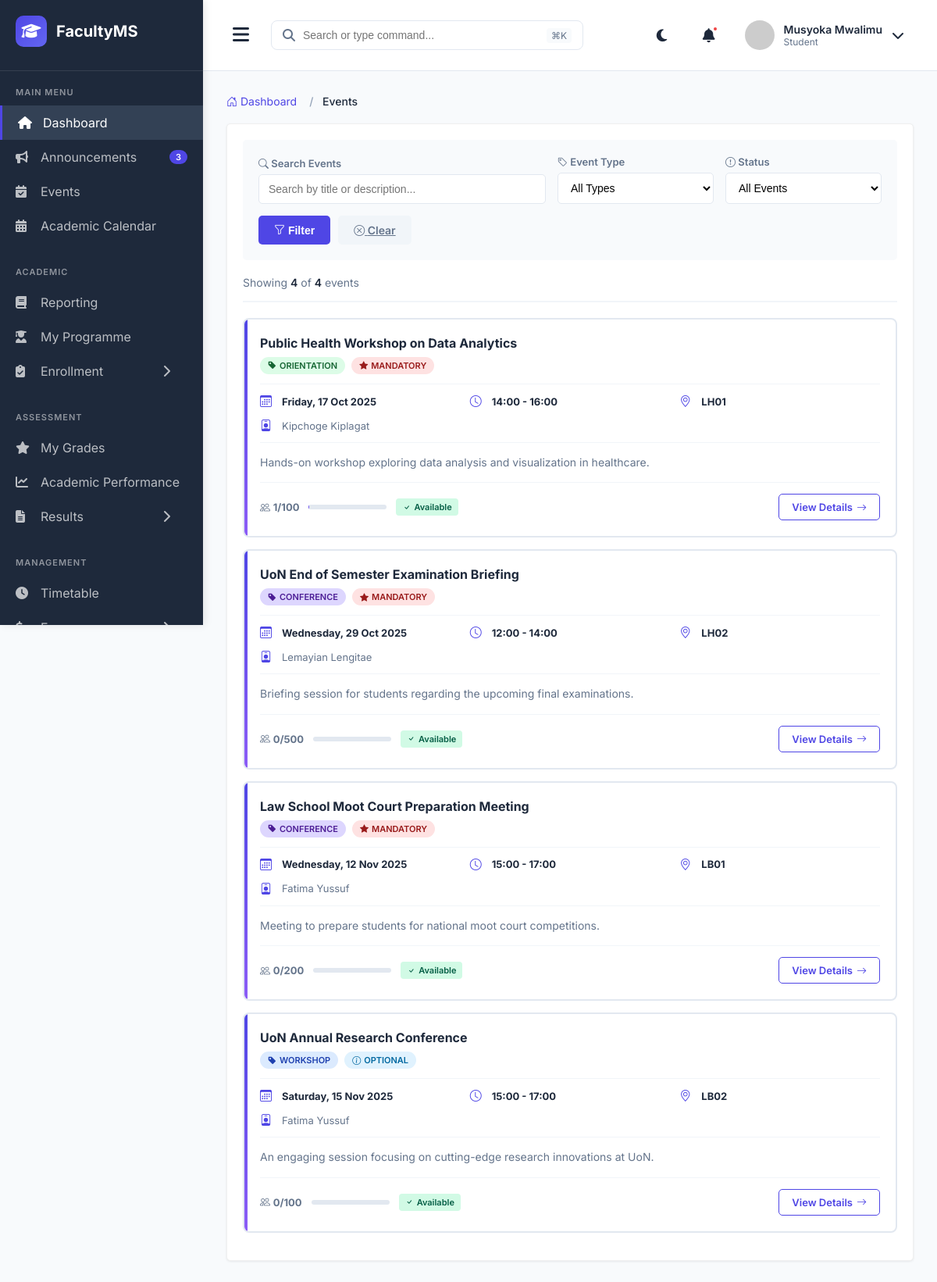
Page /events/ (signed in) on the committed database.
### main_application/models.py (models this page shows, shortened)
class User(AbstractUser):
    USER_TYPES = (
        ('STUDENT', 'Student'),
        ('LECTURER', 'Lecturer'),
        ('COD', 'Chairman of Department'),
        ('DEAN', 'Dean'),
        ('ICT_ADMIN', 'ICT Administrator'),
    )
    user_type = models.CharField(max_length=20, choices=USER_TYPES)
    phone_number = models.CharField(max_length=15, blank=True, null=True)
    profile_picture = models.ImageField(upload_to='profiles/', blank=True, null=True)
    is_active_user = models.BooleanField(default=True)
    date_joined = models.DateTimeField(auto_now_add=True)
    class Meta:
        db_table = 'users'

class Event(models.Model):
    EVENT_TYPES = (
        ('SEMINAR', 'Seminar'),
        ('WORKSHOP', 'Workshop'),
        ('CONFERENCE', 'Conference'),
        ('MEETING', 'Meeting'),
        ('ORIENTATION', 'Orientation'),
        ('EXAMINATION', 'Examination'),
        ('OTHER', 'Other'),
    )
    title = models.CharField(max_length=200)
    description = models.TextField()
    event_type = models.CharField(max_length=20, choices=EVENT_TYPES)
    venue = models.ForeignKey(Venue, on_delete=models.SET_NULL, null=True, blank=True, related_name='events')
    event_date = models.DateField()
    start_time = models.TimeField()
    end_time = models.TimeField()
    organizer = models.ForeignKey(User, on_delete=models.PROTECT, related_name='organized_events')
    target_programmes = models.ManyToManyField(Programme, blank=True, related_name='events')
    is_mandatory = models.BooleanField(default=False)
    registration_required = models.BooleanField(default=False)
    max_attendees = models.IntegerField(null=True, blank=True)
    poster = models.ImageField(upload_to='events/', blank=True, null=True)
    created_at = models.DateTimeField(auto_now_add=True)
    is_published = models.BooleanField(default=True)
    class Meta:
        db_table = 'events'
        ordering = ['-event_date', '-start_time']

class Venue(models.Model):
    VENUE_TYPES = (
        ('LECTURE_HALL', 'Lecture Hall'),
        ('TUTORIAL_ROOM', 'Tutorial Room'),
        ('LAB', 'Laboratory'),
        ('SEMINAR_ROOM', 'Seminar Room'),
    )
    name = models.CharField(max_length=100)
    code = models.CharField(max_length=20, unique=True)
    venue_type = models.CharField(max_length=20, choices=VENUE_TYPES)
    capacity = models.IntegerField()
    building = models.CharField(max_length=100)
    floor = models.CharField(max_length=20, blank=True)
    has_projector = models.BooleanField(default=False)
    has_computers = models.BooleanField(default=False)
    is_available = models.BooleanField(default=True)
    class Meta:
        db_table = 'venues'
        ordering = ['building', 'name']

### main_application/views.py (the view)
# urls.py: path('events/', views.student_events_list, name='student_events_list'),
@login_required(login_url='login')
def student_events_list(request):
    try:
        student = Student.objects.get(user=request.user)
    except Student.DoesNotExist:
        messages.error(request, "Student profile not found.")
        return redirect('student_dashboard')
    student_programme = student.programme
    events = Event.objects.filter(
        Q(target_programmes=student_programme) | Q(target_programmes__isnull=True),
        event_date__gte=timezone.now().date(),
        is_published=True
    ).distinct().order_by('event_date', 'start_time')
    search_query = request.GET.get('search', '')
    if search_query:
        events = events.filter(
            Q(title__icontains=search_query) |
            Q(description__icontains=search_query)
        )
    event_type_filter = request.GET.get('event_type', '')
    if event_type_filter:
        events = events.filter(event_type=event_type_filter)
    mandatory_filter = request.GET.get('mandatory', '')
    if mandatory_filter == 'true':
        events = events.filter(is_mandatory=True)
    elif mandatory_filter == 'false':
        events = events.filter(is_mandatory=False)
    paginator = Paginator(events, 10)
    page_number = request.GET.get('page', 1)
    page_obj = paginator.get_page(page_number)
    registered_events = EventRegistration.objects.filter(
        student=student
    ).values_list('event_id', flat=True)
    for event in page_obj:
        event.is_registered = event.id in registered_events
        event.can_register = event.max_attendees is None or \
                           event.registrations.count() < event.max_attendees
    context = {
        'page_obj': page_obj,
        'events': page_obj.object_list,
        'search_query': search_query,
        'event_type_filter': event_type_filter,
        'mandatory_filter': mandatory_filter,
        'total_events': paginator.count,
        'event_type_choices': Event.EVENT_TYPES,
        'registered_events': registered_events,
    }
    return render(request, 'student/events/events_list.html', context)

### templates/student/events/events_list.html (shortened to what this page needs)
{% extends 'student_base.html' %}
{% block extra_css %}
<link rel="stylesheet" href="https://cdn.jsdelivr.net/npm/bootstrap-icons@1.10.0/font/bootstrap-icons.css">
{% endblock %}
{% block content %}
<nav aria-label="breadcrumb">
    <ol class="breadcrumb">
        <li class="breadcrumb-item"><a href="{% url 'student_dashboard' %}"><i class="bi bi-house-door"></i> Dashboard</a></li>
        <li class="breadcrumb-item active" aria-current="page">Events</li>
    </ol>
</nav>
<div class="section-container">
    <form method="get" action="">
        <div class="filter-bar">
            <div class="filter-group">
                <label class="filter-label" for="search">
                    <i class="bi bi-search"></i> Search Events
                </label>
                <input
                    type="text"
                    id="search"
                    name="search"
                    class="filter-input"
                    placeholder="Search by title or description..."
                    value="{{ search_query }}"
                >
            </div>
            <div class="filter-group" style="flex: 0.5;">
                <label class="filter-label" for="event_type">
                    <i class="bi bi-tag"></i> Event Type
                </label>
                <select id="event_type" name="event_type" class="filter-select">
                    <option value="">All Types</option>
                </select>
            </div>
            <div class="filter-group" style="flex: 0.5;">
                <label class="filter-label" for="mandatory">
                    <i class="bi bi-exclamation-circle"></i> Status
                </label>
                <select id="mandatory" name="mandatory" class="filter-select">
                    <option value="">All Events</option>
                </select>
            </div>
            <div style="display: flex; gap: 10px;">
                <button type="submit" class="filter-btn">
                    <i class="bi bi-funnel"></i> Filter
                </button>
                <a href="{% url 'student_events_list' %}" class="clear-btn">
                    <i class="bi bi-x-circle"></i> Clear
                </a>
            </div>
        </div>
    </form>
    <div class="stats-bar">
        <div class="total-count">
            Showing <strong>{{ events|length }}</strong> of <strong>{{ total_events }}</strong> event{{ total_events|pluralize }}
        </div>
    </div>
    {% if events %}
        {% for event in events %}
        <div class="event-card">
            <div class="event-content">
                <div class="event-header">
                    <div style="flex: 1;">
                        <h3 class="event-title">{{ event.title }}</h3>
                        <div class="event-badges">
                            <span class="event-badge event-type-{{ event.event_type }}">
                                <i class="bi bi-tag-fill"></i> {{ event.get_event_type_display }}
                            </span>
                            {% if event.is_mandatory %}
                            <span class="event-badge event-mandatory">
                                <i class="bi bi-star-fill"></i> Mandatory
                            </span>
                            {% else %}
                            <span class="event-badge event-optional">
                                <i class="bi bi-info-circle"></i> Optional
                            </span>
                            {% endif %}
                        </div>
                    </div>
                </div>
                <div class="event-meta">
                    <div class="meta-item">
                        <i class="bi bi-calendar3"></i>
                        <span><strong>{{ event.event_date|date:"l, d M Y" }}</strong></span>
                    </div>
                    <div class="meta-item">
                        <i class="bi bi-clock"></i>
                        <span><strong>{{ event.start_time|time:"H:i" }} - {{ event.end_time|time:"H:i" }}</strong></span>
                    </div>
                    <div class="meta-item">
                        <i class="bi bi-geo-alt"></i>
                        <span><strong>{% if event.venue %}{{ event.venue.code }}{% else %}TBA{% endif %}</strong></span>
                    </div>
                    <div class="meta-item">
                        <i class="bi bi-person-badge"></i>
                        <span>{{ event.organizer.get_full_name }}</span>
                    </div>
                </div>
                <div class="event-description">
                    {{ event.description|truncatewords:30 }}
                </div>
                <div class="event-footer">
                    <div class="capacity-info">
                        {% if event.max_attendees %}
                            <span>
                                <i class="bi bi-people"></i>
                                <strong>{{ event.registrations.count }}/{{ event.max_attendees }}</strong>
                            </span>
                            <div class="capacity-bar">
                            </div>
                            {% if event.can_register %}
                            <span class="status-badge status-available">
                                <i class="bi bi-check"></i> Available
                            </span>
                            {% else %}
                            <span class="status-badge status-full">
                                <i class="bi bi-lock"></i> Full
                            </span>
                            {% endif %}
                        {% else %}
                            <span>
                                <i class="bi bi-people"></i>
                                <strong>{{ event.registrations.count }}</strong> Registered (No Limit)
                            </span>
                        {% endif %}
                    </div>
                    <a href="{% url 'student_event_detail' event.id %}" class="view-btn">
                        View Details <i class="bi bi-arrow-right"></i>
                    </a>
                </div>
            </div>
        </div>
        {% endfor %}
    {% endif %}
</div>
{% endblock %}

### templates/student_base.html (shortened to what this page needs)
{% load static %}
<!DOCTYPE html>
<html lang="en">
<head>
    <link rel="stylesheet" href="https://cdnjs.cloudflare.com/ajax/libs/font-awesome/6.4.0/css/all.min.css">
    {% block extra_css %}{% endblock %}
</head>
<body>
    <div class="sidebar" id="sidebar">
        <div class="sidebar-header">
            <div class="logo">
                <i class="fas fa-graduation-cap"></i>
            </div>
            <span class="logo-text">FacultyMS</span>
        </div>
        <div class="menu-section">
            <div class="menu-title">Main Menu</div>
            <a href="{% url 'student_dashboard'%}" class="menu-item active">
                <i class="fas fa-home"></i>
                <span>Dashboard</span>
            </a>
            <a href="{% url 'student_announcements_list'%}" class="menu-item">
                <i class="fas fa-bullhorn"></i>
                <span>Announcements</span>
                <span class="badge">3</span>
            </a>
            <a href="{% url 'student_events_list'%}" class="menu-item">
                <i class="fas fa-calendar-check"></i>
                <span>Events</span>
            </a>
            <a href="{% url 'student_academic_calendar'%}" class="menu-item">
                <i class="fas fa-calendar-alt"></i>
                <span>Academic Calendar</span>
            </a>
        </div>
        <div class="menu-section">
            <div class="menu-title">Academic</div>
            <a href="{% url 'student_semester_reporting'%}" class="menu-item">
                <i class="fas fa-book"></i>
                <span>Reporting</span>
            </a>
            <a href="{% url 'my_programme'%}" class="menu-item">
                <i class="fas fa-user-graduate"></i>
                <span>My Programme</span>
            </a>
            <div class="menu-item has-submenu" data-submenu="enrollment">
                <i class="fas fa-clipboard-check"></i>
                <span>Enrollment</span>
                <i class="fas fa-chevron-right arrow"></i>
            </div>
        </div>
        <div class="menu-section">
            <div class="menu-title">Assessment</div>
            <a href="#" class="menu-item">
                <i class="fas fa-star"></i>
                <span>My Grades</span>
            </a>
            <a href="#" class="menu-item">
                <i class="fas fa-chart-line"></i>
                <span>Academic Performance</span>
            </a>
            <div class="menu-item has-submenu" data-submenu="results">
                <i class="fas fa-file-alt"></i>
                <span>Results</span>
                <i class="fas fa-chevron-right arrow"></i>
            </div>
        </div>
        <div class="menu-section">
            <div class="menu-title">Management</div>
            <a href="{% url 'student_timetable'%}" class="menu-item">
                <i class="fas fa-clock"></i>
                <span>Timetable</span>
            </a>
            <div class="menu-item has-submenu" data-submenu="fees">
                <i class="fas fa-dollar-sign"></i>
                <span>Fees</span>
                <i class="fas fa-chevron-right arrow"></i>
            </div>
        </div>
    </div>
    <div class="main-content" id="mainContent">
        <div class="header">
            <div class="header-left">
                <button class="menu-toggle" id="menuToggle">
                    <i class="fas fa-bars"></i>
                </button>
                <div class="search-bar">
                    <i class="fas fa-search"></i>
                    <input type="text" placeholder="Search or type command...">
                    <span class="shortcut">⌘K</span>
                </div>
            </div>
            <div class="header-right">
                <div class="header-icon">
                    <i class="fas fa-moon"></i>
                </div>
                <div class="header-icon notification-icon">
                    <i class="fas fa-bell"></i>
                    <span class="notification-badge"></span>
                </div>
                <div class="user-profile">
                    <img src="https://ui-avatars.com/api/?name=Admin+User&background=4F46E5&color=fff" alt="User" class="user-avatar">
                    <div class="user-info">
                        <span class="user-name">{{ user.get_full_name|default:"Admin User" }}</span>
                        <span class="user-role">{{ user.get_user_type_display|default:"Administrator" }}</span>
                    </div>
                    <i class="fas fa-chevron-down"></i>
                </div>
            </div>
        </div>
        <div class="content">
            {% block content %}{% endblock %}
        </div>
    </div>
</body>
</html>

### rows in the picture
User: get_full_name "Musyoka Mwalimu", user_type "Student"
Event: title "Public Health Workshop on Data Analytics", event_type "ORIENTATION", is_mandatory True (drawn), event_date "Friday, 17 Oct 2025", start_time "14:00", end_time "16:00", venue.code "LH01", organizer.get_full_name "Kipchoge Kiplagat", description "Hands-on workshop exploring data analysis and visualization in healthcare.", registrations.count "1", max_attendees "100", shows "Available"
Event: title "UoN End of Semester Examination Briefing", event_type "CONFERENCE", is_mandatory True (drawn), event_date "Wednesday, 29 Oct 2025", start_time "12:00", end_time "14:00", venue.code "LH02", organizer.get_full_name "Lemayian Lengitae", description "Briefing session for students regarding the upcoming final examinations.", registrations.count "0", max_attendees "500", shows "Available"
Event: title "Law School Moot Court Preparation Meeting", event_type "CONFERENCE", is_mandatory True (drawn), event_date "Wednesday, 12 Nov 2025", start_time "15:00", end_time "17:00", venue.code "LB01", organizer.get_full_name "Fatima Yussuf", description "Meeting to prepare students for national moot court competitions.", registrations.count "0", max_attendees "200", shows "Available"
Event: title "UoN Annual Research Conference", event_type "WORKSHOP", is_mandatory False (drawn), event_date "Saturday, 15 Nov 2025", start_time "15:00", end_time "17:00", venue.code "LB02", organizer.get_full_name "Fatima Yussuf", description "An engaging session focusing on cutting-edge research innovations at UoN.", registrations.count "0", max_attendees "100", shows "Available"

### other values in the picture
{{ events|length }} "4"
{{ total_events }} "4"
